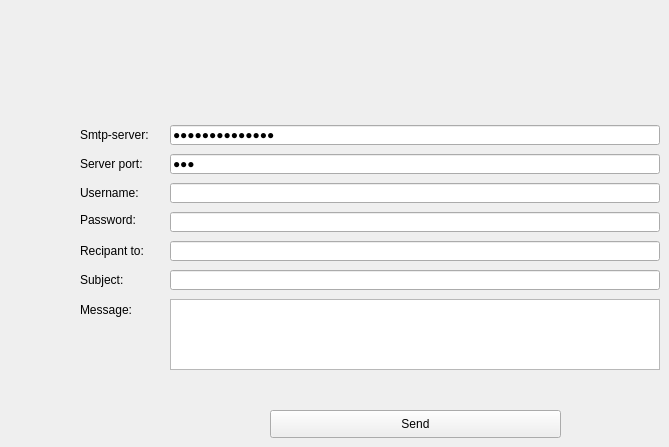
      <widget class="QWidget" name="tab_7">
       <attribute name="title">
        <string>Mailing</string>
       </attribute>
       <widget class="QLabel" name="label_30">
        <property name="geometry">
         <rect>
          <x>80</x>
          <y>270</y>
          <width>51</width>
          <height>20</height>
         </rect>
        </property>
        <property name="text">
         <string>Subject:</string>
        </property>
       </widget>
       <widget class="QLabel" name="label_28">
        <property name="geometry">
         <rect>
          <x>80</x>
          <y>154</y>
          <width>81</width>
          <height>20</height>
         </rect>
        </property>
        <property name="text">
         <string>Server port:</string>
        </property>
       </widget>
       <widget class="QLabel" name="label_29">
        <property name="geometry">
         <rect>
          <x>80</x>
          <y>125</y>
          <width>71</width>
          <height>20</height>
         </rect>
        </property>
        <property name="text">
         <string>Smtp-server:</string>
        </property>
       </widget>
       <widget class="QLineEdit" name="port">
        <property name="geometry">
         <rect>
          <x>170</x>
          <y>154</y>
          <width>490</width>
          <height>20</height>
         </rect>
        </property>
        <property name="text">
         <string>465</string>
        </property>
        <property name="echoMode">
         <enum>QLineEdit::Password</enum>
        </property>
       </widget>
       <widget class="QLineEdit" name="subject">
        <property name="geometry">
         <rect>
          <x>170</x>
          <y>270</y>
          <width>490</width>
          <height>20</height>
         </rect>
        </property>
       </widget>
       <widget class="QPlainTextEdit" name="msg">
        <property name="geometry">
         <rect>
          <x>170</x>
          <y>299</y>
          <width>490</width>
          <height>71</height>
         </rect>
        </property>
       </widget>
       <widget class="QLineEdit" name="rcpt">
        <property name="geometry">
         <rect>
          <x>170</x>
          <y>241</y>
          <width>490</width>
          <height>20</height>
         </rect>
        </property>
       </widget>
       <widget class="QLineEdit" name="paswd">
        <property name="geometry">
         <rect>
          <x>170</x>
          <y>212</y>
          <width>490</width>
          <height>20</height>
         </rect>
        </property>
        <property name="inputMask">
         <string/>
        </property>
        <property name="text">
         <string/>
        </property>
        <property name="echoMode">
         <enum>QLineEdit::Password</enum>
        </property>
       </widget>
       <widget class="QLineEdit" name="uname">
        <property name="geometry">
         <rect>
          <x>170</x>
          <y>183</y>
          <width>490</width>
          <height>20</height>
         </rect>
        </property>
        <property name="text">
         <string/>
        </property>
       </widget>
       <widget class="QLabel" name="label_31">
        <property name="geometry">
         <rect>
          <x>80</x>
          <y>210</y>
          <width>61</width>
          <height>20</height>
         </rect>
        </property>
        <property name="text">
         <string>Password:</string>
        </property>
       </widget>
       <widget class="QLabel" name="label_32">
        <property name="geometry">
         <rect>
          <x>80</x>
          <y>241</y>
          <width>71</width>
          <height>20</height>
         </rect>
        </property>
        <property name="text">
         <string>Recipant to:</string>
        </property>
       </widget>
       <widget class="QLabel" name="label_33">
        <property name="geometry">
         <rect>
          <x>80</x>
          <y>299</y>
          <width>71</width>
          <height>22</height>
         </rect>
        </property>
        <property name="text">
         <string>Message:</string>
        </property>
       </widget>
       <widget class="QLabel" name="label_34">
        <property name="geometry">
         <rect>
          <x>80</x>
          <y>183</y>
          <width>71</width>
          <height>20</height>
         </rect>
        </property>
        <property name="text">
         <string>Username:</string>
        </property>
       </widget>
       <widget class="QLineEdit" name="server">
        <property name="geometry">
         <rect>
          <x>170</x>
          <y>125</y>
          <width>490</width>
          <height>20</height>
         </rect>
        </property>
        <property name="text">
         <string>smtp.gmail.com</string>
        </property>
        <property name="echoMode">
         <enum>QLineEdit::Password</enum>
        </property>
       </widget>
       <widget class="QPushButton" name="sendBtn">
        <property name="geometry">
         <rect>
          <x>270</x>
          <y>410</y>
          <width>291</width>
          <height>28</height>
         </rect>
        </property>
        <property name="text">
         <string>Send</string>
        </property>
       </widget>
      </widget>
